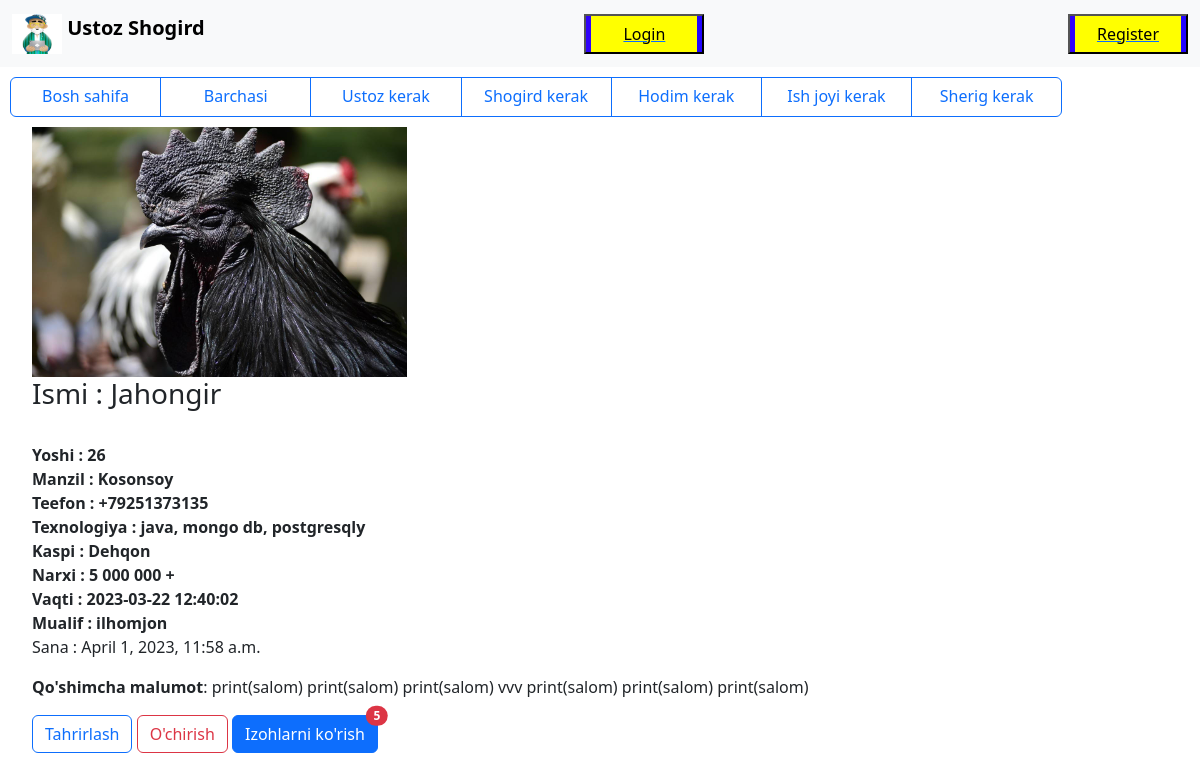
The page /post/jahongir/ on the database its author committed.
### post/models.py (models this page shows, shortened)
class Post(models.Model):
    drift = models.CharField(max_length=100,choices=tanlov)
    name = models.CharField(max_length=130,verbose_name="Ism familyangiz")
    slug = AutoSlugField(populate_from='name',unique=True)
    age = models.PositiveIntegerField(verbose_name="Yoshingiz")
    address = models.CharField(max_length=300,verbose_name="Manzilingiz")
    technology = models.CharField(max_length=500,verbose_name="Texnologiya, men",help_text='..larni bilaman')
    jobs = models.CharField(max_length=300,verbose_name="Kasp")
    price = models.CharField(max_length=100,verbose_name="Talab qilinadigan summa")
    application_time = models.CharField(max_length=51,verbose_name="Murojat qilish vaqti")
    phone = models.CharField(max_length=120,verbose_name="Bog'lanish uchun tel nomer")
    photo = models.ImageField(upload_to='photo/%Y/%m/',default='default/ustoz_shogird.jpg', blank=True, null=True)
    title = models.TextField(verbose_name="Qo'shimcha malumot")
    author = models.ForeignKey(CustomUser,on_delete=models.CASCADE,related_name='account')
    status = models.BooleanField(default=False)
    created_at = models.DateTimeField(auto_now=True)
    class Meta:
        ordering = ['-created_at']

### r_account/models.py (models this page shows, shortened)
class CustomUser(AbstractUser):
    username = models.CharField(max_length=51,verbose_name="Username kiriting",unique=True)
    last_name = False
    first_name = False
    EMAIL_FIELD = 'email'
    USERNAME_FIELD = 'username'
    REQUIRED_FIELDS = ['email']

### post/views.py (the view)
# urls.py: path('post/<slug:slug>/',detail_view,name='post_detail'),
def detail_view(request,slug, id=id):
    post = get_object_or_404(Post,slug=slug)
    author = get_object_or_404(CustomUser,id=2)
    comments = post.comments.filter(status=True)
    new_comment = None
    if request.method == 'POST':
        comment_form = CommentForm(data=request.POST)
        if comment_form.is_valid():
            new_comment = comment_form.save(commit=False)
            new_comment.post = post
            new_comment.save()
    else:
        comment_form = CommentForm()
    context = {
        'post':post,
        'comments':comments,
        'new_comment':[new_comment,author],
        'comment_form':comment_form
    }
    return render(request,'post_detail.html',context)

### template/post_detail.html (shortened to what this page needs)
{% extends 'base.html' %}
{% block content %}
    <ul style="margin: auto;">
        <img height="250px" src="{{post.photo.url}}">
        <h3>Ismi : {{ post.name }}</h3><br>
        <b>Yoshi : {{ post.age }}</b><br>
        <b>Manzil : {{ post.address }}</b><br>
        <b>Teefon : {{ post.phone }}</b><br>
        <b>Texnologiya : {{ post.technology }}</b><br>
        <b>Kaspi : {{ post.jobs }}</b><br>
        <b>Narxi : {{ post.price }}</b><br>
        <b>Vaqti : {{ post.application_time }}</b><br>
        <b>Mualif : {{ post.author }}</b>
        <p>Sana : {{ post.created_at }}</p>
        <p><b>Qo'shimcha malumot</b>: {{ post.title }}</p>
        <a class="btn btn-outline-primary" href="{% url 'post_edit' post.slug %}" role="button">Tahrirlash</a>
        <a class="btn btn-outline-danger" href="{% url 'post_delete' post.pk %}" role="button">O'chirish</a>
        <button type="button" class="btn btn-primary;btn btn-primary position-relative" data-bs-toggle="modal" data-bs-target="#exampleModal">
            Izohlarni ko'rish
                <span class="position-absolute top-0 start-100 translate-middle badge rounded-pill bg-danger">
                    {% with comments.count as total_comen %}
                    {{ total_comen }}
                    {% endwith %}
                </span>
            </button>
    </ul>
{% endblock content %}

### rows shown on the page
Post: photo (picture), name "Jahongir", age "26", address "Kosonsoy", phone "+79251373135", technology "java, mongo db, postgresqly", jobs "Dehqon", price "5 000 000 +", application_time "2023-03-22 12:40:02", author "ilhomjon", created_at "April 1, 2023, 11:58 a.m.", title "print(salom) print(salom) print(salom) vvv print(salom) print(salom) print(salom)"

### other values the page prints
{{ total_comen }} "5"
